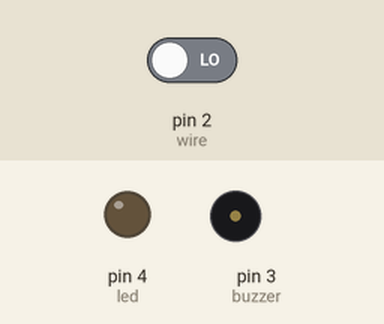
Simulated run of this sketch. Board: Arduino Uno, built with avr-gcc and run on an emulated ATmega328P. Parts: output pins drawn as LEDs (lit = HIGH), buzzer (waves = sounding, pin HIGH). Inputs (shaded band) come from the test bench; at power-on: pin 2 (wire) LOW. What the sketch prints to the serial monitor is not drawn.

Above: at 1.2 s.
1.3 s: pin 2 (wire) driven HIGH
At 2.1 s:
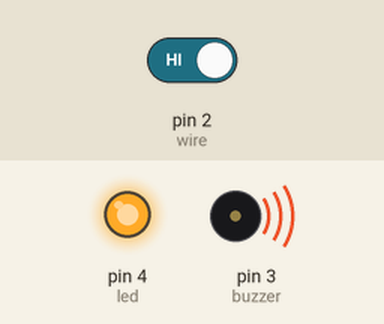
4.3 s: pin 2 (wire) driven LOW
At 4.7 s:
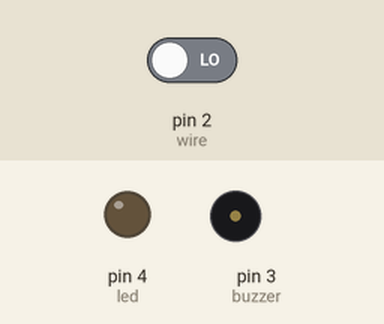
Timing chart, 0 to 7.3 s (numbered marks = the images above; inputs shaded):
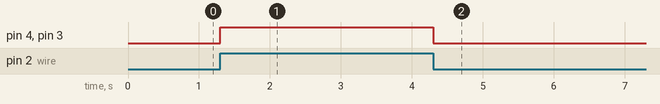

Measured:
- after the input at 1.3 s, pin 4 (led), pin 3 (buzzer): LOW → HIGH at once
- after the input at 4.3 s, pin 4 (led), pin 3 (buzzer): HIGH → LOW at once

The sketch:

Buzz.ino
```cpp
 int wire = 2;
int led = 4;
int buzzer = 3;

void setup() {
  Serial.begin(9600);
  pinMode(led,OUTPUT);
  pinMode(buzzer,OUTPUT);
  pinMode(wire, INPUT);
  digitalWrite(led,LOW);
  digitalWrite(buzzer,LOW);
}

void loop() {

  int buttonState = digitalRead(wire);
  if(buttonState==1)
  {
    digitalWrite(led,HIGH);
    digitalWrite(buzzer,HIGH);
    delay(1000);
    digitalWrite(led,LOW);
    digitalWrite(buzzer,LOW);
  }

  Serial.println(buttonState);

}
```
